Frame 1 (no input): blank canvas, image omitted
Frame 60 (no input): blank canvas, image omitted
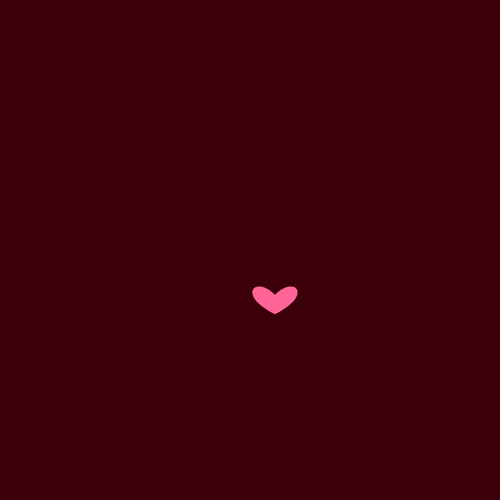
Frame 120 (the mouse pressed at the canvas centre since frame 60)

The p5.js sketch whose frames 1 and 60 were blank and that drew this single picture after the mouse press (run headless with seeded random() and noise() and a simulated clock; from frame 60 on, the mouse is pressed at the canvas centre):

// p5.js sketch
// ── sketch.js
// Heart Grid
// Click on the grid to toggle hearts on and off

let cols = 10;
let rows = 10;
let cellSize;

let active = [];       // stores 0 or 1
let size = [];         // stores current heart size
let randomScale = [];  // stores final scale

function setup() {
  createCanvas(500, 500);
  cellSize = width / cols;
  makeGrid();
}

function draw() {
  background(60, 0, 10); // dark red
  drawGrid();
}

function makeGrid() {
  for (let r = 0; r < rows; r++) {
    active[r] = [];
    size[r] = [];
    randomScale[r] = [];

    for (let c = 0; c < cols; c++) {
      active[r][c] = 0;
      size[r][c] = 0;
      randomScale[r][c] = random(0.4, 0.8);
    }
  }
}

function drawGrid() {
  for (let r = 0; r < rows; r++) {
    for (let c = 0; c < cols; c++) {

      let x = c * cellSize + cellSize / 2;
      let y = r * cellSize + cellSize / 2;

      if (active[r][c] === 1) {

        let targetSize = cellSize * randomScale[r][c];
        size[r][c] = lerp(size[r][c], targetSize, 0.1);

        drawHeart(x, y, size[r][c]);
      }
    }
  }
}

function drawHeart(x, y, s) {
  push();
  translate(x, y);
  fill(255, 100, 150);
  noStroke();

  beginShape();
  vertex(0, s / 2);
  bezierVertex(s / 2, 0, s, s / 2, 0, s);
  bezierVertex(-s, s / 2, -s / 2, 0, 0, s / 2);
  endShape(CLOSE);

  pop();
}

function mousePressed() {
  let c = floor(mouseX / cellSize);
  let r = floor(mouseY / cellSize);

  if (r >= 0 && r < rows && c >= 0 && c < cols) {
    active[r][c] = 1 - active[r][c];
    size[r][c] = 0;
  }
}
